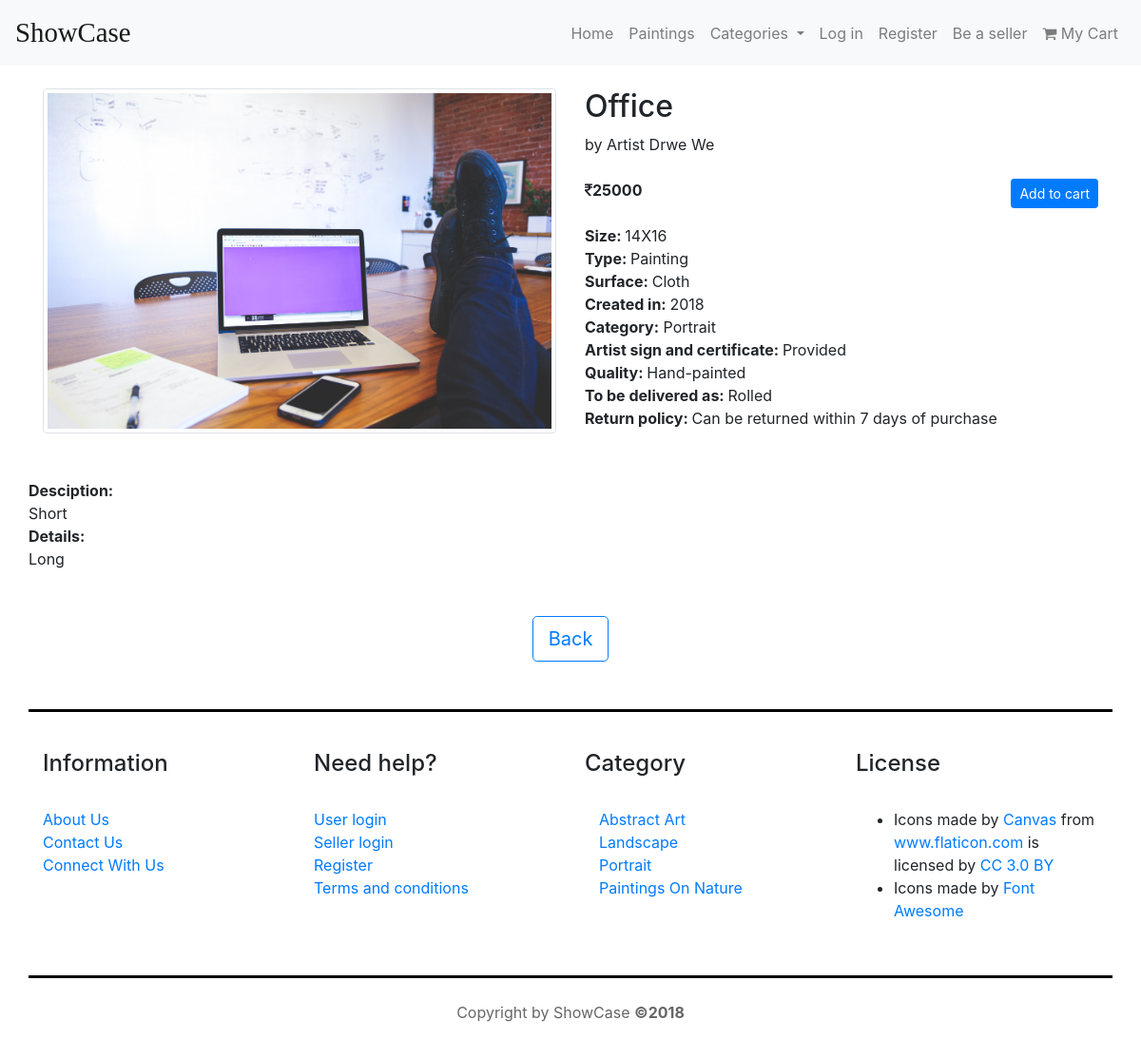
The page /details.php?product_id=8890 on the database its author committed.
### tables this page shows
CREATE TABLE `product` (
  `id` int(11) NOT NULL,
  `title` varchar(255) DEFAULT NULL,
  `type` varchar(255) DEFAULT NULL,
  `surface` varchar(255) DEFAULT NULL,
  `delivery` varchar(255) DEFAULT NULL,
  `image` varchar(255) DEFAULT NULL,
  `longdesc` mediumtext,
  `shortdesc` varchar(255) DEFAULT NULL,
  `yearofartwork` year(4) DEFAULT NULL,
  `width` int(11) DEFAULT NULL,
  `height` int(11) DEFAULT NULL,
  `price` int(11) DEFAULT NULL,
  `sellerid` int(11) DEFAULT NULL,
  `category` varchar(255) DEFAULT NULL
);

CREATE TABLE `seller` (
  `id` int(11) NOT NULL,
  `firstname` varchar(255) DEFAULT NULL,
  `lastname` varchar(255) DEFAULT NULL,
  `email` varchar(255) DEFAULT NULL,
  `mobile` bigint(20) DEFAULT NULL,
  `password` varchar(255) DEFAULT NULL,
  `profile` int(11) DEFAULT NULL,
  `image` varchar(255) DEFAULT NULL
);

### function.php (called while the page is built, shortened)
<?php
class DB_connect
{
	function __construct()
	{
		$conn = new mysqli(SERVERNAME, 'root', PASSWORD,DATABASENAME);
		$this->dbh=$conn;
	}
	public function selectbyid($id,$tablename)
	{
		$result=mysqli_query($this->dbh,"SELECT * FROM $tablename WHERE id=$id;");
		return $result;
	}
	public function select_by_colname_reloaded($tablename,$cols,$colname,$colvalue)
	{
		$col="";
		foreach($cols as $x)
		{
			$col.=$x.",";
		}
		$col=rtrim($col,",");
		$sql="SELECT $col FROM $tablename WHERE $colname='$colvalue'";
		$result=mysqli_query($this->dbh,$sql);
		if ($result)
		{
    			return $result;
		}
		else
		{
    		echo "Error: " . $sql . "<br>" . $this->dbh->error;
		}
	}
}
?>

### details.php (the view, shortened to what this page needs)
<!DOCTYPE html>
<html>
<head>
	<link rel="stylesheet" href="https://maxcdn.bootstrapcdn.com/bootstrap/4.1.0/css/bootstrap.min.css">
	<link rel="stylesheet" href="https://cdnjs.cloudflare.com/ajax/libs/font-awesome/4.7.0/css/font-awesome.min.css">
	<link rel="stylesheet" href="style.css">
</head>
<body>
	<?php 	if(isset($_SESSION['seller_name'])){include "elements/headerseller.php";}
			else if(isset($_SESSION['buyer_name'])){include "elements/headerbuyer.php";}
			else {include "elements/header.php";}
	 ?>
<?php
require_once "function.php";
$show=new DB_connect();
$product_id=$_GET['product_id']-8887;
$result=$show->selectbyid($product_id,'product');
$row=mysqli_fetch_array($result);
$result2=$show->select_by_colname_reloaded('seller',array('firstname','lastname'),'id',$row['sellerid']);
$row2=mysqli_fetch_array($result2);
?>
<div class="container">
	<div class="detail">
		<div class="row">
			<div class="col-md-6">
					<img class="img-fluid img-thumbnail" src="gallery/<?php echo $row['image']; ?>" style="width:100%; height:auto;">
			</div>
			<div class="col-md-6">
				<h1><?php echo $row['title']; ?></h1>
				<div>
					by Artist <?php echo ucfirst($row2['firstname'])." ".ucfirst($row2['lastname']); ?>
				</div>
				<div class="text-lg">
					<br>
					<b><i class="fa fa-rupee"></i><?php echo $row['price']; ?></b>
					<button type="button" class="btn btn-sm btn-primary float-right"
					 onclick="window.location.href='controllers/addtocart.php?product_id=<?php echo $row['id']+8887; ?>';">Add to cart</button>
					<br>
				</div>
				<br>
				<div>
					<b>Size: </b> <?php echo $row['width']; ?>X</i><?php echo $row['height']; ?><br>
					<b>Type: </b> <?php echo $row['type']; ?><br>
					<b>Surface: </b> <?php echo $row['surface']; ?><br>
					<b>Created in: </b> <?php echo $row['yearofartwork']; ?><br>
					<b>Category:</b> <?php echo $row['category']; ?><br>
					<b>Artist sign and certificate: </b> Provided<br>
					<b>Quality: </b> Hand-painted<br>
					<b>To be delivered as: </b> <?php echo $row['delivery']; ?><br>
					<b>Return policy: </b> Can be returned within 7 days of purchase<br>
				</div>
			</div>
		</div>
	</div>
	<br>
	<br>
	<div class="row">
		<div>
			<b>Desciption:</b><br>
			<?php echo $row['shortdesc']; ?><br>
			<b>Details:</b><br>
			<?php echo $row['longdesc']; ?>
		</div>
	</div>
</div>
<br><br>
<div class="text-center">
	<button type="button" onclick="window.history.back();" class="btn btn-lg custom-btn">Back</button>
</div>
	<?php include "elements/footer.php" ?>
</body>

### style.css (style rules this page uses)
h1 { font-size:2rem; }
.custom-btn { background-color: white;border:1px solid #007bff;color:#007bff; }

### rows shown on the page
product: image (picture), title "Office", price "25000", width "14", height "16", type "Painting", surface "Cloth", yearofartwork "2018", category "Portrait", delivery "Rolled", shortdesc "Short", longdesc "Long"
seller: firstname "Drwe", lastname "We"
